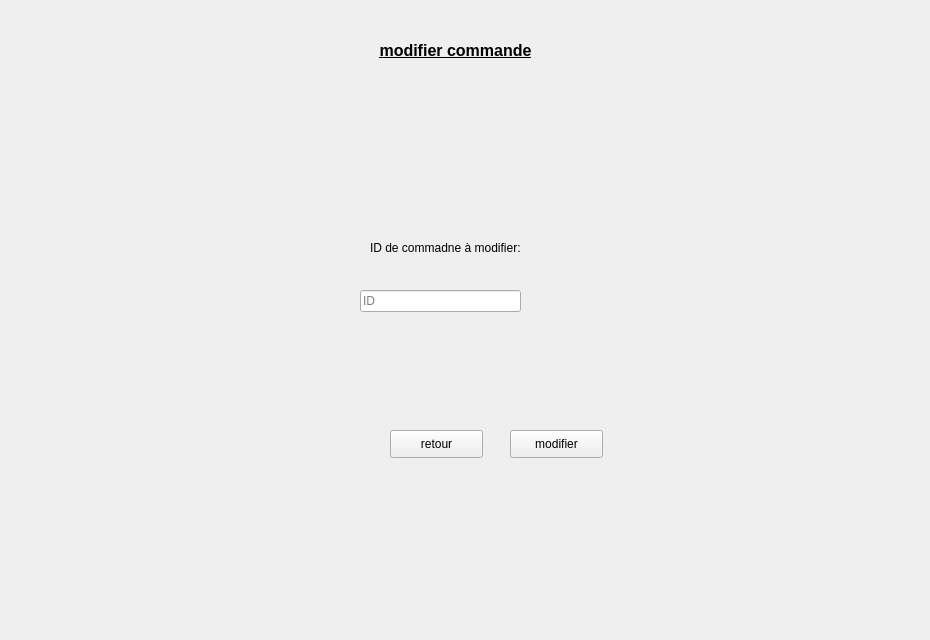
      <widget class="QWidget" name="tab_5">
       <attribute name="title">
        <string>Modifier</string>
       </attribute>
       <widget class="QLabel" name="label_20">
        <property name="geometry">
         <rect>
          <x>-10</x>
          <y>0</y>
          <width>921</width>
          <height>631</height>
         </rect>
        </property>
        <property name="text">
         <string/>
        </property>
        <property name="pixmap">
         <pixmap>../../Desktop/images qt/fond.jpg</pixmap>
        </property>
        <property name="scaledContents">
         <bool>true</bool>
        </property>
       </widget>
       <widget class="QLabel" name="label_21">
        <property name="geometry">
         <rect>
          <x>0</x>
          <y>30</y>
          <width>911</width>
          <height>41</height>
         </rect>
        </property>
        <property name="text">
         <string>&lt;html&gt;&lt;head/&gt;&lt;body&gt;&lt;p align=&quot;center&quot;&gt;&lt;span style=&quot; font-size:12pt; font-weight:600; text-decoration: underline;&quot;&gt;modifier commande&lt;/span&gt;&lt;/p&gt;&lt;/body&gt;&lt;/html&gt;</string>
        </property>
       </widget>
       <widget class="QPushButton" name="retour_7">
        <property name="geometry">
         <rect>
          <x>390</x>
          <y>430</y>
          <width>93</width>
          <height>28</height>
         </rect>
        </property>
        <property name="text">
         <string>retour</string>
        </property>
       </widget>
       <widget class="QLabel" name="label_41">
        <property name="geometry">
         <rect>
          <x>370</x>
          <y>240</y>
          <width>161</width>
          <height>16</height>
         </rect>
        </property>
        <property name="text">
         <string>ID de commadne à modifier:</string>
        </property>
       </widget>
       <widget class="QLineEdit" name="lineEdit_3">
        <property name="geometry">
         <rect>
          <x>360</x>
          <y>290</y>
          <width>161</width>
          <height>22</height>
         </rect>
        </property>
        <property name="placeholderText">
         <string>ID</string>
        </property>
       </widget>
       <widget class="QPushButton" name="pushButton_17">
        <property name="geometry">
         <rect>
          <x>510</x>
          <y>430</y>
          <width>93</width>
          <height>28</height>
         </rect>
        </property>
        <property name="text">
         <string>modifier</string>
        </property>
       </widget>
      </widget>
